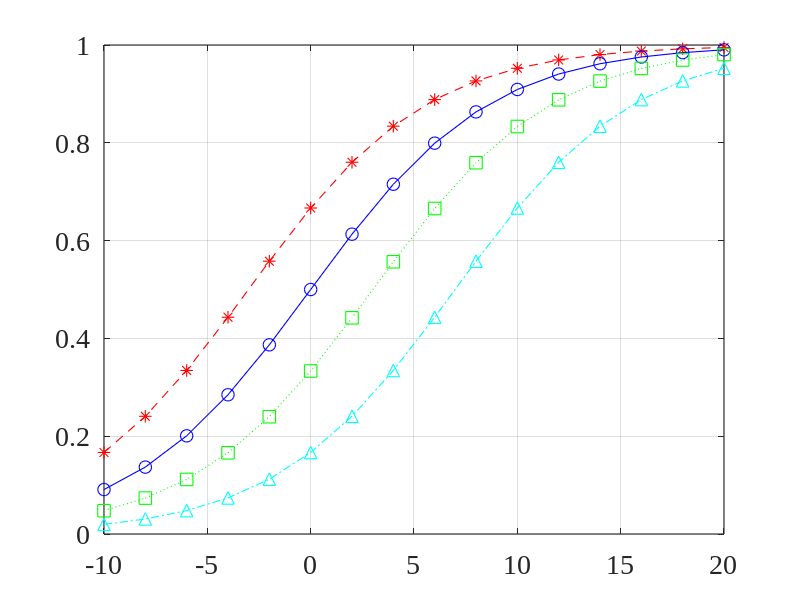
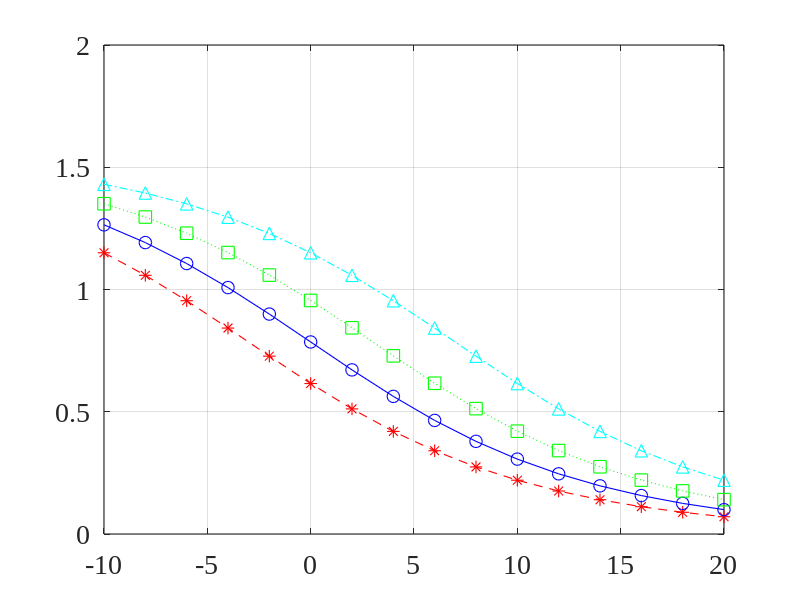
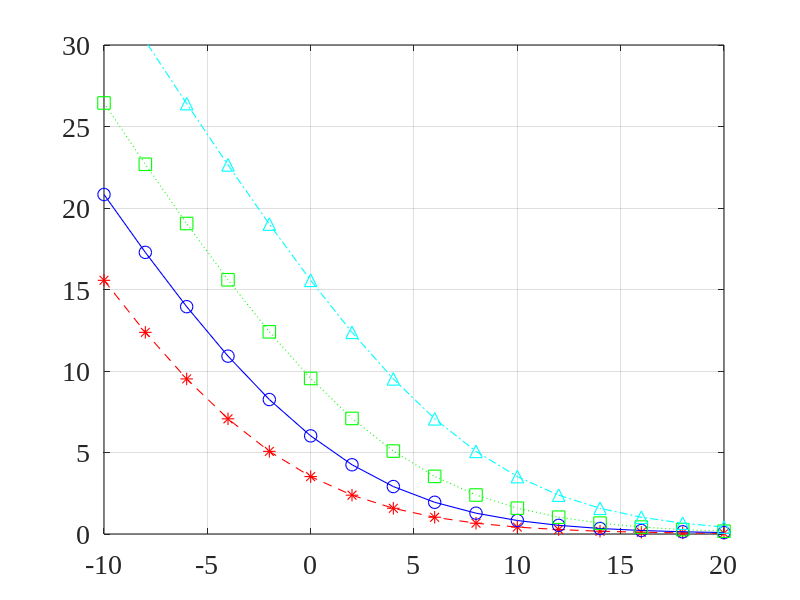
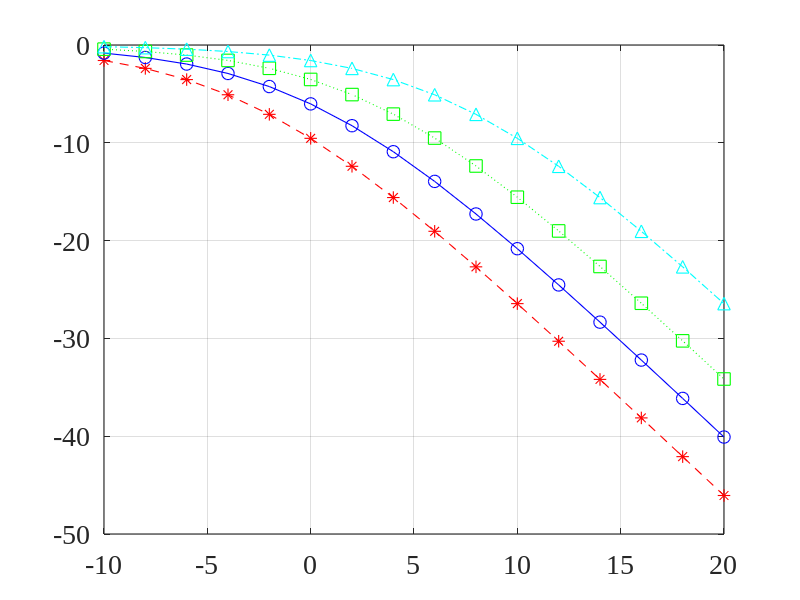

The MATLAB script that drew these images, in order:
close all; clc; clear all;
linewd = 0.8;
hcfontsize = 20;
MarkerSize=9;

iSNR_dB=(-10:20)';
iSNR=10.^(iSNR_dB/10);

mu=[0.5 1 2 5]';
[A_mu,A_iSNR]=meshgrid(mu,iSNR);

H_T=A_iSNR./(A_mu+A_iSNR);
teta=acos(H_T.^0.5);
xi_n=10*log10(1./(H_T.^2));
nu_d=10*log10((1-H_T).^2);

figure
plot(iSNR_dB(1:2:end),H_T(1:2:end,1),'--r*','linewidth',linewd, 'MarkerSize',MarkerSize);
hold on
plot(iSNR_dB(1:2:end),H_T(1:2:end,2),'-bo','linewidth',linewd, 'MarkerSize',MarkerSize);
plot(iSNR_dB(1:2:end),H_T(1:2:end,3),':gs','linewidth',linewd, 'MarkerSize',MarkerSize);
plot(iSNR_dB(1:2:end),H_T(1:2:end,4),'-.c^','linewidth',linewd, 'MarkerSize',MarkerSize);
hold off
set(gca, 'Color', [1, 1, 1]); 
set(gca, 'FontName', 'Times New Roman');
set(gca, 'FontSize', hcfontsize);
set(gca, 'LineWidth', linewd); 
box on; grid on;

figure
plot(iSNR_dB(1:2:end),teta(1:2:end,1),'--r*','linewidth',linewd, 'MarkerSize',MarkerSize);
hold on
plot(iSNR_dB(1:2:end),teta(1:2:end,2),'-bo','linewidth',linewd, 'MarkerSize',MarkerSize);
plot(iSNR_dB(1:2:end),teta(1:2:end,3),':gs','linewidth',linewd, 'MarkerSize',MarkerSize);
plot(iSNR_dB(1:2:end),teta(1:2:end,4),'-.c^','linewidth',linewd, 'MarkerSize',MarkerSize);
hold off
set(gca, 'Color', [1, 1, 1]); 
set(gca, 'FontName', 'Times New Roman');
set(gca, 'FontSize', hcfontsize);
set(gca, 'LineWidth', linewd); 
box on; grid on;

figure
plot(iSNR_dB(1:2:end),xi_n(1:2:end,1),'--r*','linewidth',linewd, 'MarkerSize',MarkerSize);
hold on
plot(iSNR_dB(1:2:end),xi_n(1:2:end,2),'-bo','linewidth',linewd, 'MarkerSize',MarkerSize);
plot(iSNR_dB(1:2:end),xi_n(1:2:end,3),':gs','linewidth',linewd, 'MarkerSize',MarkerSize);
plot(iSNR_dB(1:2:end),xi_n(1:2:end,4),'-.c^','linewidth',linewd, 'MarkerSize',MarkerSize);
hold off
set(gca, 'Color', [1, 1, 1]); 
set(gca, 'FontName', 'Times New Roman');
set(gca, 'FontSize', hcfontsize);
set(gca, 'LineWidth', linewd); 
set(gca,'YLim',[0 30]);
box on; grid on;

figure
plot(iSNR_dB(1:2:end),nu_d(1:2:end,1),'--r*','linewidth',linewd, 'MarkerSize',MarkerSize);
hold on
plot(iSNR_dB(1:2:end),nu_d(1:2:end,2),'-bo','linewidth',linewd, 'MarkerSize',MarkerSize);
plot(iSNR_dB(1:2:end),nu_d(1:2:end,3),':gs','linewidth',linewd, 'MarkerSize',MarkerSize);
plot(iSNR_dB(1:2:end),nu_d(1:2:end,4),'-.c^','linewidth',linewd, 'MarkerSize',MarkerSize);
hold off
set(gca, 'Color', [1, 1, 1]); 
set(gca, 'FontName', 'Times New Roman');
set(gca, 'FontSize', hcfontsize);
set(gca, 'LineWidth', linewd); 
box on; grid on;
